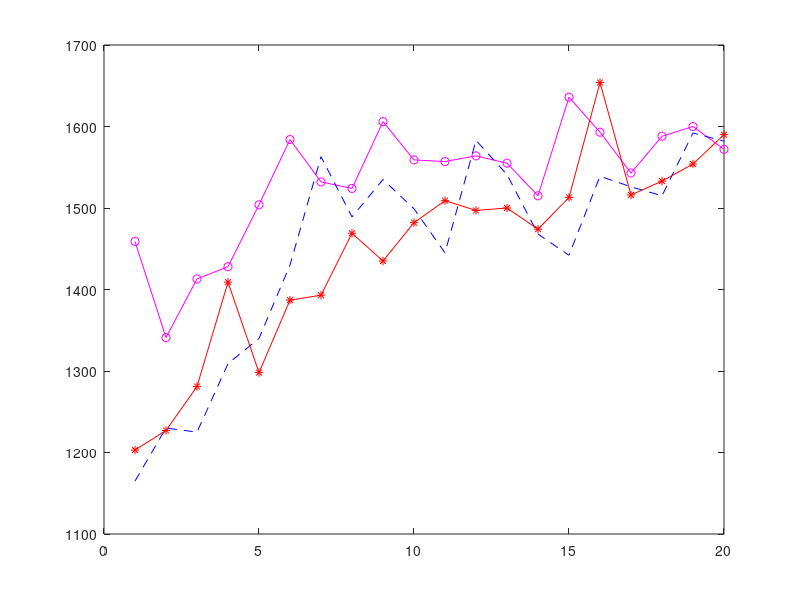
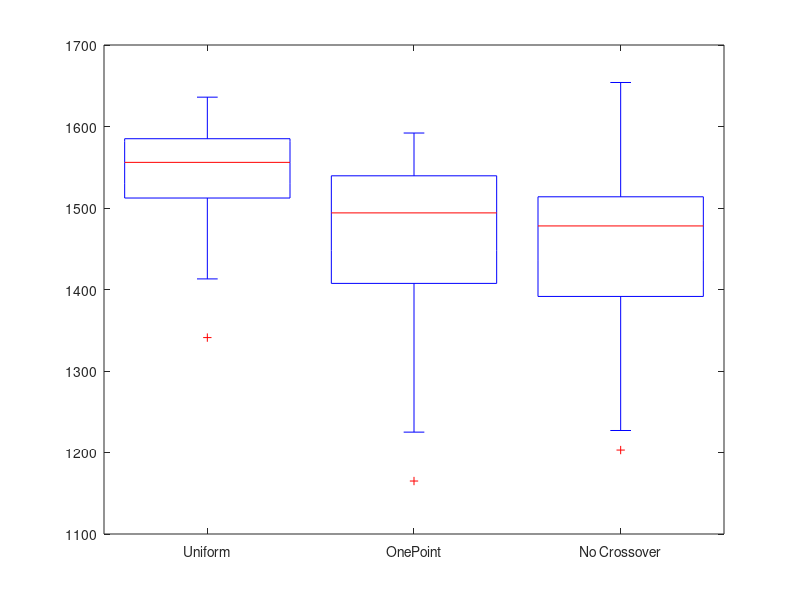

The MATLAB script that drew these images, in order:

%Group T9

%Plots for Varying Crossover


%Uniform
data1 = [1459,1341,1413,1428,1504,1584,1532,1524,1606,1559,1557,1564,1555,1515,1636,1593,1543,1588,1600,1572];

%OnePoint
data2 = [1165,1230,1225,1309,1340,1430,1563,1489,1535,1499,1445,1583,1541,1468,1442,1539,1526,1515,1592,1582];

%No Crossover
data3 = [1203,1227,1281,1409,1298,1387,1393,1469,1435,1482,1509,1497,1500,1474,1513,1654,1516,1533,1554,1590];

%generation
data4 = [1,2,3,4,5,6,7,8,9,10,11,12,13,14,15,16,17,18,19,20];

h1=figure;
plot(data4,data1,'-om');

hold on
plot(data4,data2,'--b');
hold off

hold on
plot(data4, data3, '-*r');
hold off


h2=figure;
boxplot([data1',data2',data3'], 'Notch', 'off', 'Labels', {'Uniform','OnePoint','No Crossover'});

p = ranksum(data1, data2);
x = ranksum(data2, data3);
y = ranksum(data1, data2);

